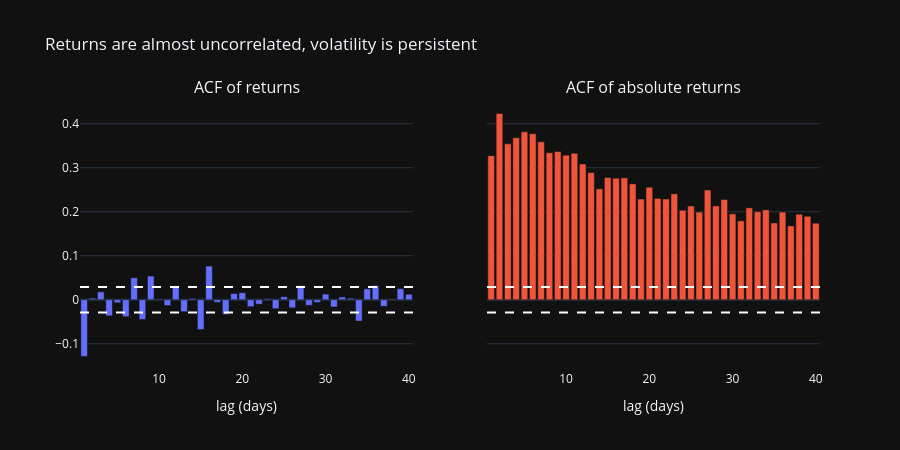

The notebook cell saved with this chart:
### Markdown cell above
## 2. An asymmetry: volatility is persistent, direction is not

Before measuring anything, one fact shapes the whole notebook. If today's volatility says a lot about tomorrow's, a volatility regime can be recognised and used. If today's direction says little about tomorrow's, directional regimes are much harder to exploit. The autocorrelation function (ACF) shows it: the ACF of the returns against the ACF of the **absolute** returns (a simple proxy of volatility). The dashed lines are the 95% bands of white noise.

### Code cell
logret = np.log(prices.Close).diff().dropna()
NLAGS = 40
band = 1.96 / np.sqrt(len(logret))
acf_r, acf_abs = acf(logret, nlags=NLAGS)[1:], acf(logret.abs(), nlags=NLAGS)[1:]

fig = make_subplots(rows=1, cols=2, subplot_titles=("ACF of returns", "ACF of absolute returns"), shared_yaxes=True)
for col, v in enumerate([acf_r, acf_abs], 1):
    fig.add_trace(go.Bar(x=np.arange(1, NLAGS + 1), y=v, showlegend=False), row=1, col=col)
    for s in (band, -band):
        fig.add_hline(y=s, line_dash="dash", line_color="white", row=1, col=col)
    fig.update_xaxes(title_text="lag (days)", row=1, col=col)
fig.update_layout(height=450, title="Returns are almost uncorrelated, volatility is persistent")
fig.show()

print(f"95% band: ±{band:.3f}")
print(f"returns:          lag 1 = {acf_r[0]:+.3f}, mean of lags 1-10 = {acf_r[:10].mean():+.3f}, lags outside the band: {(np.abs(acf_r) > band).sum()}/{NLAGS}")
print(f"absolute returns: lag 1 = {acf_abs[0]:+.3f}, lag 20 = {acf_abs[19]:+.3f}, lag 40 = {acf_abs[39]:+.3f}, lags outside the band: {(np.abs(acf_abs) > band).sum()}/{NLAGS}")

### Figure 1 — Plotly figure (JSON) as saved in the notebook; plotly's stock layout.template omitted (floating-point values rounded to 4 significant figures)
{"data": [{"showlegend": false, "type": "bar", "x": [1, 2, 3, 4, 5, 6, 7, 8, 9, 10, 11, 12, 13, 14, 15, 16, 17, 18, 19, 20, 21, 22, 23, 24, 25, 26, 27, 28, 29, 30, 31, 32, 33, 34, 35, 36, 37, 38, 39, 40], "xaxis": "x", "y": [-0.129, 0.003491, 0.01795, -0.03659, -0.006929, -0.03847, 0.04978, -0.04466, 0.05376, 0.001517, -0.01309, 0.02975, -0.02726, 0.002898, -0.06781, 0.07656, -0.005951, -0.03348, 0.01407, 0.01592, -0.01584, -0.01012, 0.002265, -0.02032, 0.006777, -0.01835, 0.03225, -0.01263, -0.006151, 0.01282, -0.01629, 0.006314, 0.003343, -0.04841, 0.02473, 0.03251, -0.0148, 0.001264, 0.02527, 0.01238], "yaxis": "y"}, {"showlegend": false, "type": "bar", "x": [1, 2, 3, 4, 5, 6, 7, 8, 9, 10, 11, 12, 13, 14, 15, 16, 17, 18, 19, 20, 21, 22, 23, 24, 25, 26, 27, 28, 29, 30, 31, 32, 33, 34, 35, 36, 37, 38, 39, 40], "xaxis": "x2", "y": [0.3274, 0.4232, 0.3542, 0.3683, 0.3817, 0.3773, 0.3588, 0.334, 0.3369, 0.3284, 0.3327, 0.3083, 0.289, 0.252, 0.2777, 0.2761, 0.2769, 0.2632, 0.2288, 0.2558, 0.2302, 0.229, 0.2407, 0.2034, 0.213, 0.1992, 0.2494, 0.2131, 0.2276, 0.1951, 0.1792, 0.2088, 0.2001, 0.2043, 0.1745, 0.1992, 0.1677, 0.1942, 0.1897, 0.1739], "yaxis": "y2"}], "layout": {"annotations": [{"font": {"size": 16}, "showarrow": false, "text": "ACF of returns", "x": 0.225, "xanchor": "center", "xref": "paper", "y": 1, "yanchor": "bottom", "yref": "paper"}, {"font": {"size": 16}, "showarrow": false, "text": "ACF of absolute returns", "x": 0.775, "xanchor": "center", "xref": "paper", "y": 1, "yanchor": "bottom", "yref": "paper"}], "height": 450, "shapes": [{"line": {"color": "white", "dash": "dash"}, "type": "line", "x0": 0, "x1": 1, "xref": "x domain", "y0": 0.02912, "y1": 0.02912, "yref": "y"}, {"line": {"color": "white", "dash": "dash"}, "type": "line", "x0": 0, "x1": 1, "xref": "x domain", "y0": -0.02912, "y1": -0.02912, "yref": "y"}, {"line": {"color": "white", "dash": "dash"}, "type": "line", "x0": 0, "x1": 1, "xref": "x2 domain", "y0": 0.02912, "y1": 0.02912, "yref": "y2"}, {"line": {"color": "white", "dash": "dash"}, "type": "line", "x0": 0, "x1": 1, "xref": "x2 domain", "y0": -0.02912, "y1": -0.02912, "yref": "y2"}], "title": {"text": "Returns are almost uncorrelated, volatility is persistent"}, "xaxis": {"anchor": "y", "domain": [0, 0.45], "title": {"text": "lag (days)"}}, "xaxis2": {"anchor": "y2", "domain": [0.55, 1], "title": {"text": "lag (days)"}}, "yaxis": {"anchor": "x", "domain": [0, 1]}, "yaxis2": {"anchor": "x2", "domain": [0, 1], "matches": "y", "showticklabels": false}}}
